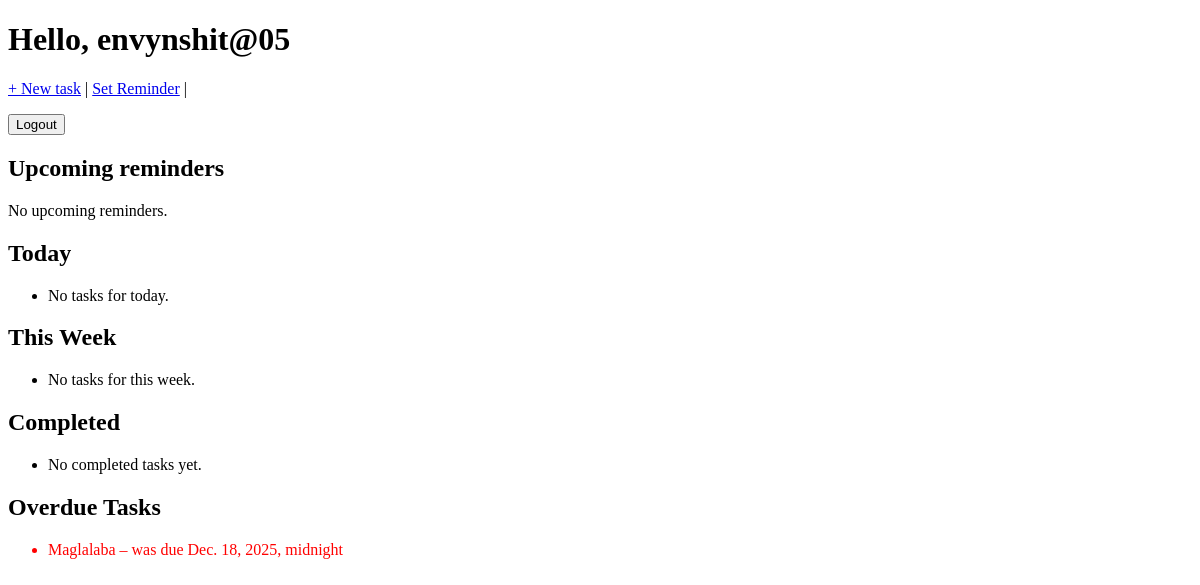
/ (signed in), run on an earlier commit of the app's database.
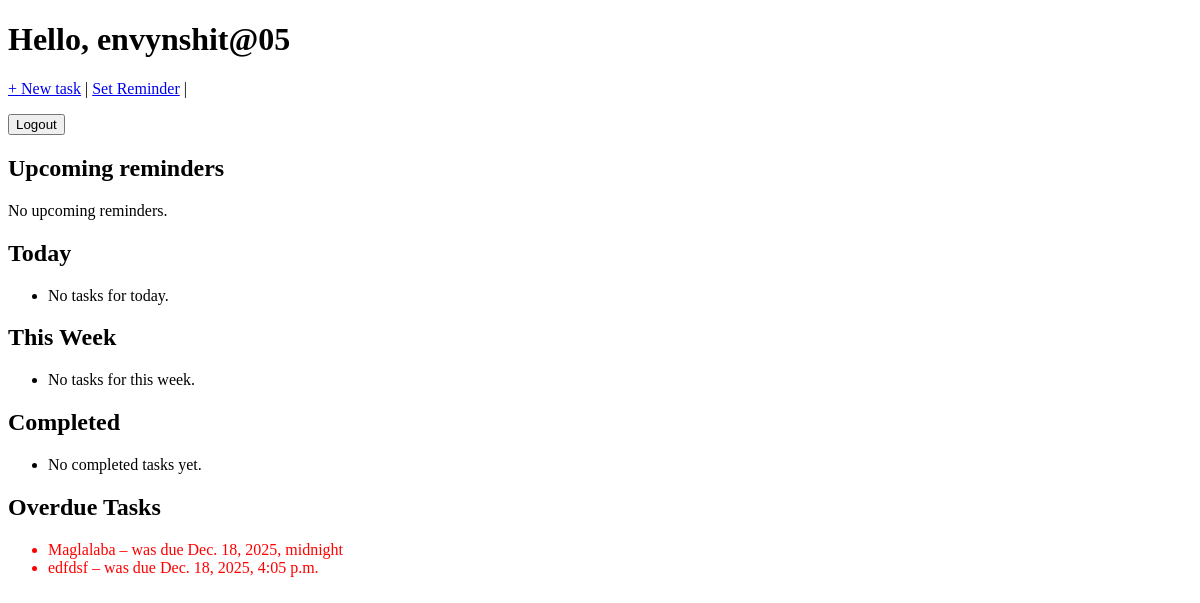
And on a later commit of the database.
### core/models.py (models this page shows, shortened)
class Task(models.Model):
    STATUS_CHOICES = [
        ('todo', 'To Do'),
        ('doing', 'Doing'),
        ('done', 'Done'),
    ]
    owner = models.ForeignKey(User, on_delete=models.CASCADE)
    title = models.CharField(max_length=200)
    description = models.TextField(blank=True)
    due_date = models.DateTimeField(null=True, blank=True)
    status = models.CharField(max_length=10, choices=STATUS_CHOICES, default='todo')
    created_at = models.DateTimeField(auto_now_add=True)

### core/views.py (the view)
# urls.py: path('', views.dashboard, name='dashboard'),
@login_required
def dashboard(request):
    today = timezone.now().date()
    task_today = Task.objects.filter(owner=request.user, due_date=today)
    tasks_week = Task.objects.filter(
        owner=request.user,
        due_date__gte=today,
        due_date__lte=today + timezone.timedelta(days=7)
    )
    tasks_completed = Task.objects.filter(owner=request.user, status='done')
    reminders = Reminder.objects.filter(
        task__owner=request.user,
        remind_at__gte=timezone.now(),
    ).order_by('remind_at')
    overdue_tasks = Task.objects.filter(
        owner=request.user,
        status__in=['todo', 'in progress'],
        due_date__lt=today,
    )
    return render(request, 'core/dashboard.html', {
        'tasks_today': task_today,
        'tasks_week': tasks_week,
        'tasks_completed': tasks_completed,
        'reminders': reminders,
        'overdue_tasks': overdue_tasks,
    })

### core/templates/core/dashboard.html (shortened to what this page needs)
<!DOCTYPE html>
<html>
<head>
</head>
<body>
  <h1>Hello, {{ request.user.username }}</h1>
  <p><a href="{% url 'task_create' %}">+ New task</a> |
    <a href="{% url 'reminder_create' %}">Set Reminder</a> |
    <form method="post" action="{% url 'logout' %}" style="display:inline;">
      <button type="submit">Logout</button>
    </form>
  </p>
  <h2>Upcoming reminders</h2>
  {% if reminders %}
  <ul>
    {% for r in reminders %}
      <li>
        {{ r.remind_at }} – {{ r.task.title }}
      </li>
  {% endfor %}
  </ul>
  {% else %}
  <p>No upcoming reminders.</p>
  {% endif %}
  <h2>Today</h2>
  <ul>
    {% for task in tasks_today %}
      <li>{{ task.title }} ({{ task.get_status_display }})</li>
    {% empty %}
      <li>No tasks for today.</li>
    {% endfor %}
  </ul>
  <h2>This Week</h2>
  <ul>
    {% for task in tasks_week %}
      <li>{{ task.title }} – due {{ task.due_date }}</li>
    {% empty %}
      <li>No tasks for this week.</li>
    {% endfor %}
  </ul>
  <h2>Completed</h2>
  <ul>
    {% for task in tasks_completed %}
      <li>{{ task.title }}</li>
    {% empty %}
      <li>No completed tasks yet.</li>
    {% endfor %}
  </ul>
  <h2>Overdue Tasks</h2>
  <ul>
    {% for task in overdue_tasks %}
      <li style="color: red">
        {{ task.title }} – was due {{ task.due_date }}
      </li>
    {% empty %}
      <li>No overdue tasks. 🎉</li>
    {% endfor %}
  </ul>
</body>
</html>

What changed in the data, as far as the page shows it:
added Task: title "edfdsf", due_date "Dec. 18, 2025, 4:05 p.m."
